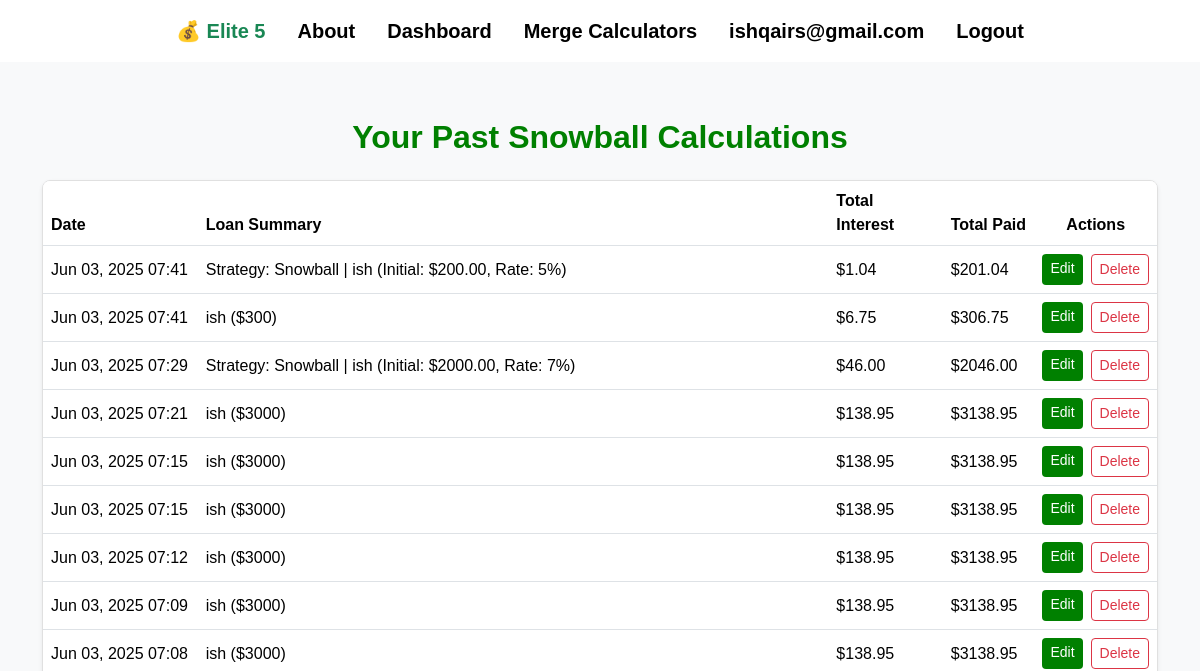
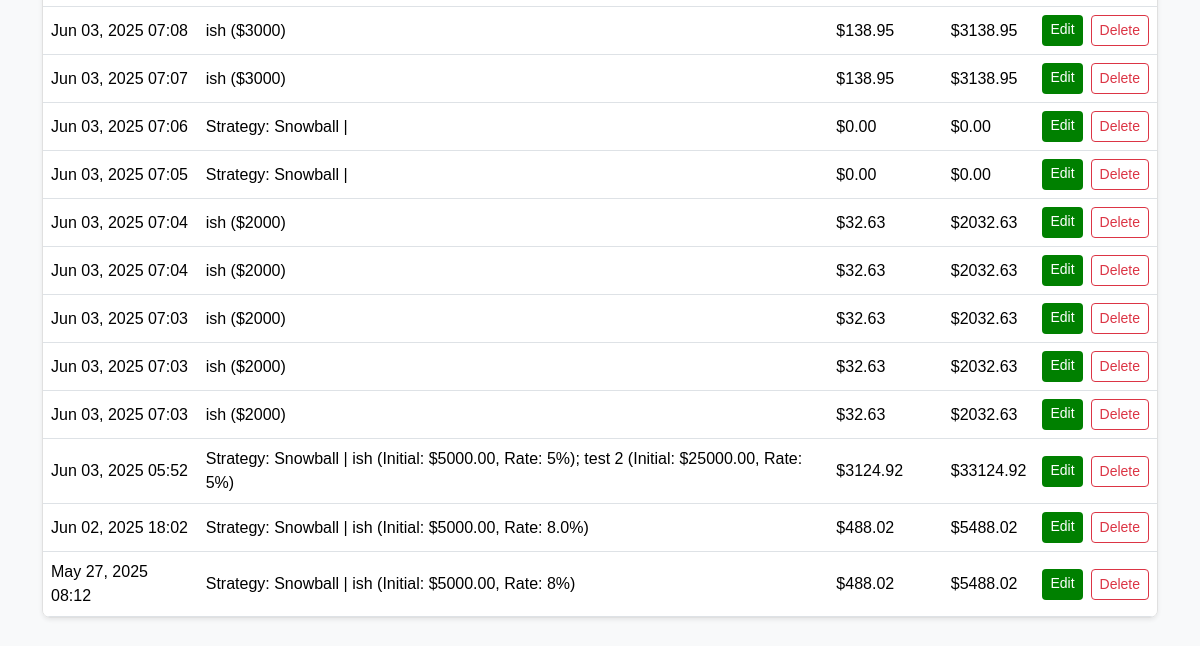
The page /snowball-history/ (signed in) on the database as committed earlier (2 pictures, top to bottom).
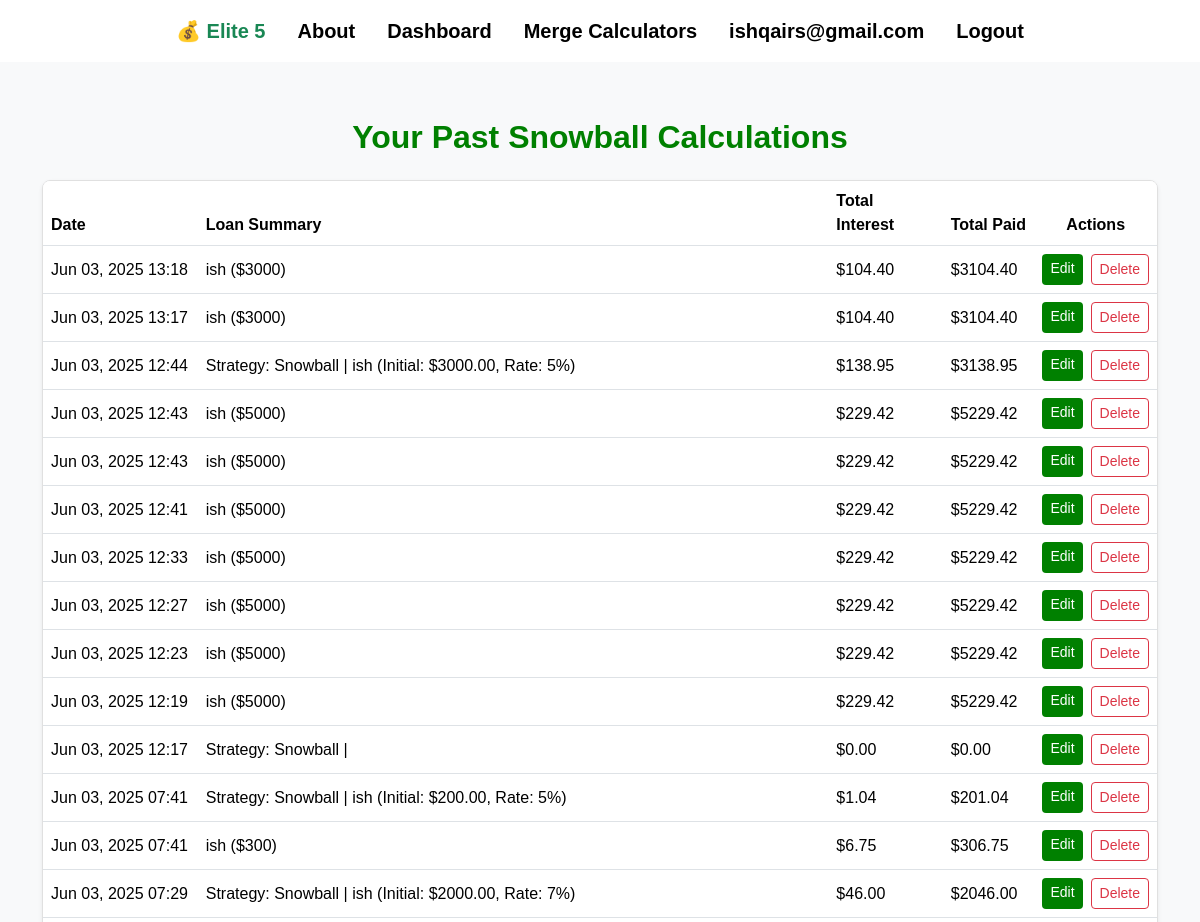
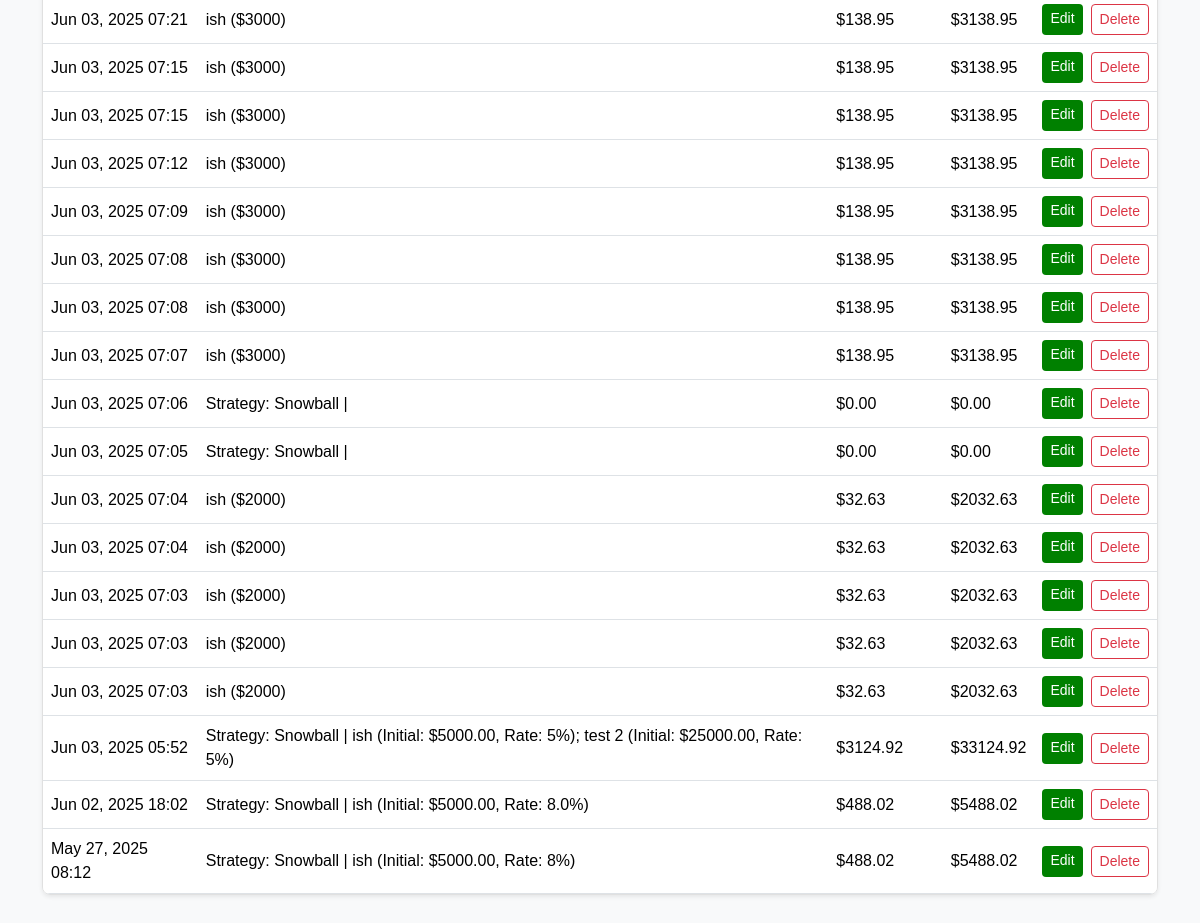
The same page on the database as committed later (2 pictures, top to bottom).
### main/models.py (models this page shows, shortened)
class DebtCalculation(models.Model):
    STRATEGY_CHOICES = [
        ('smallest_balance', 'Smallest Balance'),
        ('highest_interest', 'Highest Interest'),
        ('fewest_payments', 'Fewest Payments'),
    ]
    user = models.ForeignKey(User, on_delete=models.CASCADE)
    created_at = models.DateTimeField(auto_now_add=True)
    strategy = models.CharField(max_length=30, choices=STRATEGY_CHOICES, default='smallest_balance')
    extra_payment = models.DecimalField(max_digits=10, decimal_places=2, default=0)
    months_to_freedom = models.IntegerField()
    total_balance = models.DecimalField(max_digits=10, decimal_places=2)
    total_payment = models.DecimalField(max_digits=10, decimal_places=2)
    total_interest = models.DecimalField(max_digits=10, decimal_places=2, default=0)
    loan_summary = models.TextField(blank=True)
    loan_data = JSONField()

### main/views.py (the view)
# urls.py: path('snowball-history/', views.snowball_history, name='snowball_history'),
@login_required
def snowball_history(request):
    calculations = DebtCalculation.objects.filter(user=request.user).order_by('-created_at')
    return render(request, 'main/snowball_history.html', {'calculations': calculations})

### main/templates/main/snowball_history.html (shortened to what this page needs)
{% extends "main/base.html" %}
{% block content %}
<div class="container py-5">
  <h2 class="text-center mb-4" style="color: green; font-weight: 600;">Your Past Snowball Calculations</h2>
  {% if calculations %}
    <div class="table-responsive shadow-sm rounded-3" style="border: 1px solid #e0e0e0;">
      <table class="table align-middle mb-0">
        <thead class="bg-light" style="color: green; font-weight: 600;">
          <tr>
            <th>Date</th>
            <th>Loan Summary</th>
            <th>Total Interest</th>
            <th>Total Paid</th>
            <th class="text-center">Actions</th>
          </tr>
        </thead>
        <tbody>
          {% for calc in calculations %}
          <tr>
            <td>{{ calc.created_at|date:"M d, Y H:i" }}</td>
            <td>{{ calc.loan_summary }}</td>
            <td>${{ calc.total_interest }}</td>
            <td>${{ calc.total_payment }}</td>
            <td>
              <div class="d-flex flex-column flex-md-row gap-2 justify-content-center">
                <a href="{% url 'debt_calculator' %}?load={{ calc.pk }}" class="btn btn-sm" style="background-color: green; color: #fff; border: none; transition: background-color 0.3s;">
                  Edit
                </a>
                <form method="post" action="{% url 'delete_calculation' calc.pk %}" onsubmit="return confirm('Delete this calculation?');" style="margin: 0;">
                  <button type="submit" class="btn btn-sm btn-outline-danger" style="transition: background-color 0.3s;">
                    Delete
                  </button>
                </form>
              </div>
            </td>
          </tr>
          {% endfor %}
        </tbody>
      </table>
    </div>
  {% else %}
    <p class="text-center" style="color: #555;">You haven't made any calculations yet.</p>
  {% endif %}
</div>
{% endblock %}

### main/templates/main/base.html (shortened to what this page needs)
{% load static %}
<!DOCTYPE html>
<html lang="en">
<head>
    <link href="https://cdn.jsdelivr.net/npm/bootstrap@5.3.2/dist/css/bootstrap.min.css" rel="stylesheet">
</head>
<body>
<nav class="navbar navbar-expand-lg navbar-light bg-white fixed-top mb-3" id="customNavbar">
  <div class="container d-flex justify-content-center align-items-center" style="max-width: 80%;">
    <div class="collapse navbar-collapse justify-content-center" id="navbarNav">
      <ul class="navbar-nav d-flex flex-row align-items-center">
        <li class="nav-item d-flex align-items-center">
          <a class="nav-link fs-5 mx-2 text-success no-hover" href="{% url 'landing' %}">
            💰 {{ APPNAME|default:"Elite 5" }}
          </a>
        </li>
        <li class="nav-item">
          <a class="nav-link fs-5 mx-2" href="{% url 'about' %}">About</a>
        </li>
        <li class="nav-item">
          <a class="nav-link fs-5 mx-2" href="{% url 'dashboard' %}">Dashboard</a>
        </li>
        <li class="nav-item">
          <a class="nav-link fs-5 mx-2" href="{% url 'merge_calculator' %}">Merge Calculators</a>
        </li>
        {% if user.is_authenticated %}
          <li class="nav-item">
            <span class="nav-link fs-5 mx-2 disabled">{{ user.username }}</span>
          </li>
          <li class="nav-item">
            <a class="nav-link fs-5 mx-2" href="{% url 'logout' %}">Logout</a>
          </li>
        {% else %}
          <li class="nav-item">
            <a class="nav-link fs-5 mx-2" href="{% url 'login' %}">Login</a>
          </li>
        {% endif %}
      </ul>
    </div>
  </div>
</nav>
<main>
  {% block content %}{% endblock %}
</main>
</body>
</html>

### main/templates/main/base.html (style rules this page uses)
body { font-family: Arial, sans-serif; }
main { min-height: 100vh; background-color: #f8f9fa; }
.navbar-nav .nav-link { color: black; font-weight: bold; position: relative; }
.navbar-nav .nav-link.text-success { color: green; }
.navbar-nav .nav-link.no-hover::after { display: none; }
.navbar-nav .nav-link:not(.no-hover)::after { content: ''; position: absolute; width: 0; height: 2px; display: block; background: green; transition: width 0.3s; bottom: 0; left: 0; }
main { padding-top: 70px; }

Rows that differ between the two databases and show on the page:
added DebtCalculation: created_at "Jun 03, 2025 13:18", loan_summary "ish ($3000)", total_interest "104.40", total_payment "3104.40"
added DebtCalculation: created_at "Jun 03, 2025 13:17", loan_summary "ish ($3000)", total_interest "104.40", total_payment "3104.40"
added DebtCalculation: created_at "Jun 03, 2025 12:44", loan_summary "Strategy: Snowball | ish (Initial: $3000.00, Rate: 5%)", total_interest "138.95", total_payment "3138.95"
added DebtCalculation: created_at "Jun 03, 2025 12:43", loan_summary "ish ($5000)", total_interest "229.42", total_payment "5229.42"
added DebtCalculation: created_at "Jun 03, 2025 12:43", loan_summary "ish ($5000)", total_interest "229.42", total_payment "5229.42"
added DebtCalculation: created_at "Jun 03, 2025 12:41", loan_summary "ish ($5000)", total_interest "229.42", total_payment "5229.42"
added DebtCalculation: created_at "Jun 03, 2025 12:33", loan_summary "ish ($5000)", total_interest "229.42", total_payment "5229.42"
added DebtCalculation: created_at "Jun 03, 2025 12:27", loan_summary "ish ($5000)", total_interest "229.42", total_payment "5229.42"
added DebtCalculation: created_at "Jun 03, 2025 12:23", loan_summary "ish ($5000)", total_interest "229.42", total_payment "5229.42"
added DebtCalculation: created_at "Jun 03, 2025 12:19", loan_summary "ish ($5000)", total_interest "229.42", total_payment "5229.42"
added DebtCalculation: created_at "Jun 03, 2025 12:17", loan_summary "Strategy: Snowball |", total_interest "0.00", total_payment "0.00"
